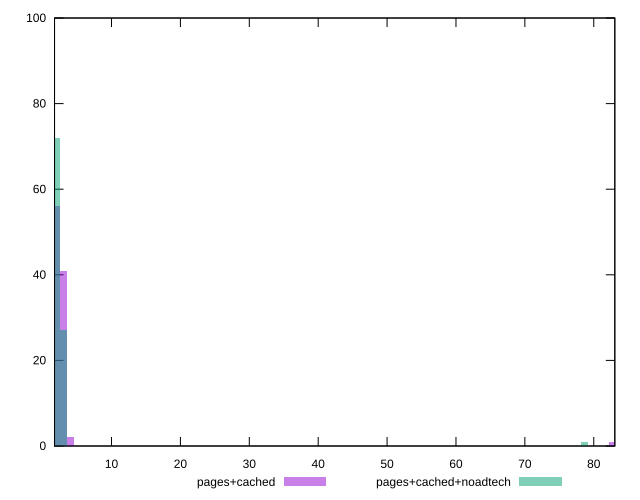

The gnuplot source for this figure:
reset

$pagesCached <<EOF
82.72698604842927 1
3.02659705055229 41
2.0177313670348602 56
4.0354627340697204 2
EOF

$pagesCachedNoadtech <<EOF
78.69152331435954 1
3.02659705055229 27
2.0177313670348602 72
EOF

set key outside below
set boxwidth 1.0088656835174301
set xrange [1.7269999999999999:83.059]
set yrange [0:100]
set trange [0:100]
set style fill transparent solid 0.5 noborder
set terminal svg size 640, 500 enhanced background rgb 'white'
set output "report_00018_2021-02-10T15-25-16.877Z/server-response-time/comparison/histogram/1_vs_2.svg"

plot $pagesCached title "pages+cached" with boxes, \
     $pagesCachedNoadtech title "pages+cached+noadtech" with boxes

reset
